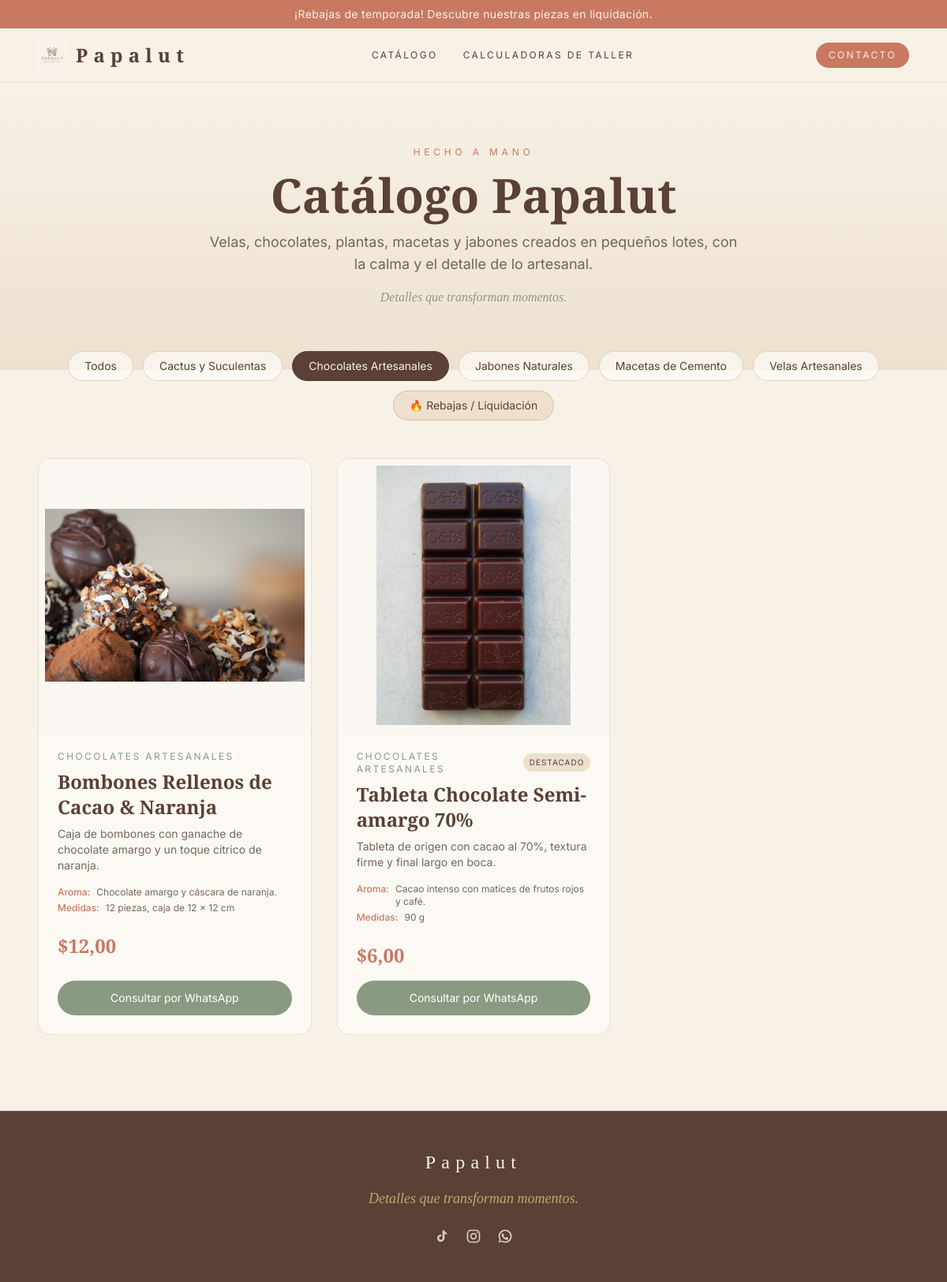
The page /?categoria=chocolates on the database its author committed.
### catalogo/models.py (models this page shows, shortened)
class ConfiguracionSitio(models.Model):
    nombre_tienda = models.CharField(max_length=100, default="Papalut")
    url_publica_sitio = models.URLField(
        blank=True,
        verbose_name="URL pública del sitio",
        help_text="Dominio usado en los códigos QR de las fichas (ej. "
                  "https://papalut.com). Si se deja vacío se usa el host actual.",
    )
    hero_subtitulo_superior = models.CharField(
        max_length=100,
        default="HECHO A MANO",
        verbose_name="Texto superior pequeño (Kicker)",
    )
    hero_titulo = models.CharField(
        max_length=150,
        default="Catálogo Papalut",
        verbose_name="Título principal del catálogo",
    )
    hero_descripcion = models.TextField(
        default=(
            "Velas, chocolates, plantas, macetas y jabones creados en pequeños "
            "lotes, con la calma y el detalle de lo artesanal."
        ),
        verbose_name="Párrafo descriptivo principal",
    )
    eslogan_marca = models.CharField(
        max_length=200,
        default="Aromas que transforman espacios.",
        verbose_name="Eslogan de la marca (Hero y Footer)",
    )
    numero_whatsapp = models.CharField(
        max_length=20,
        default="50300000000",
        help_text="Número con código de país sin espacios ni +",
    )
    mensaje_whatsapp_general = models.CharField(
        max_length=255,
        default="Hola Papalut, me gustaría consultar sobre sus productos.",
        help_text="Mensaje al hacer clic en el botón de contacto del header",
    )
    mostrar_banner_anuncio = models.BooleanField(
        default=False, verbose_name="¿Mostrar barra superior de anuncio?"
    )
    texto_banner_anuncio = models.CharField(
        max_length=200,
        blank=True,
        default="¡Rebajas de temporada! Descubre nuestras piezas en liquidación.",
    )
    enlace_banner_anuncio = models.CharField(
        max_length=100,
        blank=True,
        default="?promociones=1",
        help_text="Enlace al hacer clic en el banner",
    )
    class Meta:
        verbose_name = 'configuración del sitio'
        verbose_name_plural = 'configuración del sitio'
    @classmethod
    def get_solo(cls):
        obj, _ = cls.objects.get_or_create(pk=1)
        return obj
    def whatsapp_url(self, mensaje):
        return f'https://wa.me/{self.numero_whatsapp}?text={quote(mensaje)}'

class Categoria(models.Model):
    class Tipo(models.TextChoices):
        VELAS = 'velas', 'Velas'
        CHOCOLATES = 'chocolates', 'Chocolates'
        PLANTAS = 'plantas', 'Plantas'
        MACETAS = 'macetas', 'Macetas'
        JABONES = 'jabones', 'Jabones'
    nombre = models.CharField(max_length=100)
    slug = models.SlugField(max_length=120, unique=True)
    tipo = models.CharField(max_length=20, choices=Tipo.choices)
    descripcion = models.TextField(blank=True)
    class Meta:
        ordering = ['nombre']
        verbose_name = 'categoría'
        verbose_name_plural = 'categorías'

class Producto(models.Model):
    categoria = models.ForeignKey(
        Categoria,
        on_delete=models.CASCADE,
        related_name='productos',
    )
    nombre = models.CharField(max_length=150)
    slug = models.SlugField(max_length=180, unique=True)
    descripcion = models.TextField(blank=True)
    notas_olfativas = models.CharField(max_length=255, blank=True)
    dimensiones = models.CharField(max_length=100, blank=True)
    imagen = models.ImageField(upload_to='productos/', blank=True, null=True)
    destacado = models.BooleanField(default=False)
    activo = models.BooleanField(default=True)
    precio_unitario = models.DecimalField(
        max_digits=10, decimal_places=2, null=True, blank=True
    )
    precio_docena = models.DecimalField(
        max_digits=10, decimal_places=2, null=True, blank=True
    )
    precio_mayoreo = models.DecimalField(
        max_digits=10, decimal_places=2, null=True, blank=True
    )
    mostrar_precio_mayoreo = models.BooleanField(
        default=True, verbose_name="¿Mostrar precio mayorista?"
    )
    en_promocion = models.BooleanField(
        default=False, verbose_name="¿En promoción / liquidación?"
    )
    precio_oferta = models.DecimalField(
        max_digits=10, decimal_places=2, null=True, blank=True,
        verbose_name="Precio de oferta",
    )
    class Meta:
        ordering = ['nombre']
    def _whatsapp_url(self, mensaje):
        return ConfiguracionSitio.get_solo().whatsapp_url(mensaje)
    @property
    def whatsapp_url(self):
        return self._whatsapp_url(f'Hola Papalut, me interesa el producto "{self.nombre}".')

class RedSocial(models.Model):
    class Plataforma(models.TextChoices):
        INSTAGRAM = 'instagram', 'Instagram'
        TIKTOK = 'tiktok', 'TikTok'
        FACEBOOK = 'facebook', 'Facebook'
        WHATSAPP = 'whatsapp', 'WhatsApp'
        OTRO = 'otro', 'Otro'
    nombre = models.CharField(max_length=50)
    plataforma = models.CharField(max_length=20, choices=Plataforma.choices)
    url = models.URLField(help_text="Enlace completo a tu perfil")
    activo = models.BooleanField(default=True)
    orden = models.PositiveIntegerField(default=0)
    class Meta:
        ordering = ['orden', 'id']
        verbose_name = 'red social'
        verbose_name_plural = 'redes sociales'

### catalogo/views.py (the view)
# urls.py: path('', views.inicio, name='inicio'),
def inicio(request):
    categorias = Categoria.objects.filter(productos__activo=True).distinct()
    categoria_slug = request.GET.get('categoria')
    categoria_seleccionada = None
    promociones = request.GET.get('promociones') == '1'
    productos = Producto.objects.filter(activo=True).select_related('categoria')
    if categoria_slug:
        categoria_seleccionada = categorias.filter(slug=categoria_slug).first()
        if categoria_seleccionada:
            productos = productos.filter(categoria=categoria_seleccionada)
    if promociones:
        productos = productos.filter(en_promocion=True)
    context = {
        'categorias': categorias,
        'productos': productos,
        'categoria_seleccionada': categoria_seleccionada,
        'promociones': promociones,
    }
    return render(request, 'catalogo/inicio.html', context)

### catalogo/context_processors.py (called while the page is built)
def _logo():
    for extension in LOGO_EXTENSIONS:
        name = f'images/logo.{extension}'
        if finders.find(name):
            return name
    return None

def papalut(request):
    try:
        configuracion = ConfiguracionSitio.get_solo()
        redes_sociales = list(RedSocial.objects.filter(activo=True))
    except (OperationalError, ProgrammingError):
        configuracion = ConfiguracionSitio()
        redes_sociales = []
    return {
        'configuracion': configuracion,
        'redes_sociales': redes_sociales,
        'site_logo': _logo(),
    }

### templates/catalogo/inicio.html (shortened to what this page needs)
{% extends 'base.html' %}
{% block content %}
<section
  class="relative overflow-hidden bg-gradient-to-b from-papalut-bg to-papalut-mustard/20"
>
  <div class="max-w-6xl mx-auto px-6 py-20 text-center">
    <p class="uppercase tracking-[0.4em] text-xs text-papalut-terracota mb-4">
      {{ configuracion.hero_subtitulo_superior }}
    </p>
    <h1 class="font-serif text-5xl md:text-6xl font-semibold mb-4">
      {{ configuracion.hero_titulo }}
    </h1>
    <p class="max-w-2xl mx-auto text-lg opacity-80">
      {{ configuracion.hero_descripcion }}
    </p>
    <p class="mt-4 font-serif italic text-papalut-salvia">
      {{ configuracion.eslogan_marca }}
    </p>
  </div>
</section>
<section class="relative z-10 max-w-6xl mx-auto px-6">
  <div class="flex flex-wrap gap-3 justify-center -mt-6">
    <a
      href="{% url 'inicio' %}"
      class="inline-flex items-center justify-center px-5 py-2 rounded-full text-sm border transition {% if not categoria_seleccionada %}bg-papalut-earth text-papalut-bg border-papalut-earth{% else %}bg-white/60 border-papalut-mustard/40 hover:border-papalut-terracota hover:text-papalut-terracota{% endif %}"
    >
      Todos
    </a>
    {% for c in categorias %}
    <a
      href="?categoria={{ c.slug }}"
      class="inline-flex items-center justify-center px-5 py-2 rounded-full text-sm border transition {% if categoria_seleccionada == c %}bg-papalut-earth text-papalut-bg border-papalut-earth{% else %}bg-white/60 border-papalut-mustard/40 hover:border-papalut-terracota hover:text-papalut-terracota{% endif %}"
    >
      {{ c.nombre }}
    </a>
    {% endfor %}
    <a
      href="?promociones=1"
      class="inline-flex items-center justify-center px-5 py-2 rounded-full text-sm border transition {% if promociones %}bg-papalut-terracota text-papalut-bg border-papalut-terracota{% else %}bg-papalut-mustard/20 border-papalut-mustard/50 hover:border-papalut-terracota hover:text-papalut-terracota{% endif %}"
    >
      🔥 Rebajas / Liquidación
    </a>
  </div>
  <div class="grid gap-8 sm:grid-cols-2 lg:grid-cols-3 mt-12">
    {% for p in productos %}
    <article
      class="group relative flex flex-col bg-white/60 rounded-2xl border border-papalut-mustard/30 overflow-hidden hover:shadow-lg hover:-translate-y-1 transition"
    >
      <a
        href="{% url 'detalle_producto' p.slug %}"
        class="aspect-square bg-[#FAF7F2] flex items-center justify-center overflow-hidden"
      >
        {% if p.imagen %}
        <img
          src="{{ p.imagen.url }}"
          alt="{{ p.nombre }}"
          class="w-full h-full object-contain p-2 group-hover:scale-105 transition duration-500"
        />
        {% else %}
        <span class="font-serif text-6xl text-papalut-terracota/60"
          >{{ p.nombre|first }}</span
        >
        {% endif %}
      </a>
      <div class="flex flex-col flex-1 p-6">
        <div class="flex items-center justify-between mb-2">
          <span class="text-xs uppercase tracking-[0.2em] text-papalut-salvia"
            >{{ p.categoria.nombre }}</span
          >
          {% if p.destacado %}
          <span
            class="text-[10px] uppercase tracking-widest bg-papalut-mustard/30 text-papalut-earth px-2 py-1 rounded-full"
            >Destacado</span
          >
          {% endif %}
        </div>
        <h2 class="font-serif text-2xl font-semibold mb-2">
          <a
            href="{% url 'detalle_producto' p.slug %}"
            class="hover:text-papalut-terracota transition"
            >{{ p.nombre }}</a
          >
        </h2>
        <p class="text-sm opacity-80 mb-4">{{ p.descripcion }}</p>
        <dl class="text-xs space-y-1 mb-6">
          {% if p.notas_olfativas %}
          <div class="flex gap-2">
            <dt class="font-medium text-papalut-terracota">Aroma:</dt>
            <dd class="opacity-80">{{ p.notas_olfativas }}</dd>
          </div>
          {% endif %} {% if p.dimensiones %}
          <div class="flex gap-2">
            <dt class="font-medium text-papalut-terracota">Medidas:</dt>
            <dd class="opacity-80">{{ p.dimensiones }}</dd>
          </div>
          {% endif %}
        </dl>
        {% if p.precio_oferta or p.precio_unitario %}
        <p class="mb-4 font-serif text-2xl font-semibold text-papalut-terracota">
          {% if p.precio_oferta %}${{ p.precio_oferta }}{% else %}${{ p.precio_unitario }}{% endif %}
        </p>
        {% endif %}
        <a
          href="{{ p.whatsapp_url }}"
          target="_blank"
          rel="noopener"
          class="mt-auto inline-flex items-center justify-center gap-2 bg-papalut-salvia text-white text-sm px-4 py-3 rounded-full hover:bg-papalut-earth transition"
        >
          Consultar por WhatsApp
        </a>
      </div>
    </article>
    {% empty %}
    <p class="col-span-full text-center py-16 opacity-60">
      Aún no hay productos disponibles en esta categoría.
    </p>
    {% endfor %}
  </div>
</section>
{% endblock %}

### templates/base.html (shortened to what this page needs)
{% load static %}
<!DOCTYPE html>
<html lang="es">
<head>
  <script src="https://cdn.tailwindcss.com"></script>
</head>
<body class="bg-papalut-bg text-papalut-earth font-sans antialiased min-h-screen flex flex-col">
  {% if configuracion.mostrar_banner_anuncio %}
    <a href="{{ configuracion.enlace_banner_anuncio }}"
       class="block bg-papalut-terracota text-papalut-bg text-center text-sm tracking-wide px-4 py-2 hover:bg-papalut-earth transition">
      {{ configuracion.texto_banner_anuncio }}
    </a>
  {% endif %}
  <header class="sticky top-0 z-50 bg-papalut-bg/90 backdrop-blur border-b border-papalut-mustard/30">
    <nav class="max-w-6xl mx-auto flex items-center justify-between gap-4 px-6 py-4">
      <a href="{% url 'inicio' %}" class="flex items-center gap-3">
        {% if site_logo %}
          <img src="{% static site_logo %}" alt="{{ configuracion.nombre_tienda }}" class="h-9 w-auto object-contain">
        {% endif %}
        <span class="font-serif text-2xl tracking-[0.3em] font-semibold">{{ configuracion.nombre_tienda }}</span>
      </a>
      <div class="hidden md:flex items-center gap-8 text-xs uppercase tracking-[0.2em]">
        <a href="{% url 'inicio' %}" class="hover:text-papalut-terracota transition">Catálogo</a>
        <a href="{% url 'calculadoras' %}" class="hover:text-papalut-terracota transition">Calculadoras de Taller</a>
      </div>
      <a href="https://wa.me/{{ configuracion.numero_whatsapp }}?text={{ configuracion.mensaje_whatsapp_general|urlencode }}" target="_blank" rel="noopener"
         class="bg-papalut-terracota text-papalut-bg text-xs uppercase tracking-[0.2em] px-4 py-2 rounded-full hover:bg-papalut-earth transition">
        Contacto
      </a>
    </nav>
  </header>
  <main class="flex-1">
    {% block content %}{% endblock %}
  </main>
  <footer class="mt-24 border-t border-papalut-mustard/30 bg-papalut-earth text-papalut-bg">
    <div class="max-w-6xl mx-auto px-6 py-12 flex flex-col items-center gap-4 text-center">
      <span class="font-serif text-2xl tracking-[0.3em]">{{ configuracion.nombre_tienda }}</span>
      <p class="font-serif italic text-lg text-papalut-mustard">{{ configuracion.eslogan_marca }}</p>
      {% if redes_sociales %}
        <div class="flex items-center gap-5 mt-2">
          {% for red in redes_sociales %}
            <a href="{{ red.url }}" target="_blank" rel="noopener" title="{{ red.nombre }}"
               aria-label="{{ red.nombre }}" class="text-papalut-bg/80 hover:text-papalut-mustard transition">
              {% if red.plataforma == 'instagram' %}
                <svg viewBox="0 0 24 24" fill="none" stroke="currentColor" stroke-width="2" class="w-5 h-5"><rect x="3" y="3" width="18" height="18" rx="5"/><circle cx="12" cy="12" r="4"/><circle cx="17.5" cy="6.5" r="1" fill="currentColor" stroke="none"/></svg>
              {% elif red.plataforma == 'facebook' %}
                <svg viewBox="0 0 24 24" fill="currentColor" class="w-5 h-5"><path d="M13.5 21v-7h2.4l.4-3h-2.8V9.2c0-.9.3-1.5 1.6-1.5h1.3V5.1C16.6 5 15.6 5 14.5 5 12.2 5 10.6 6.4 10.6 9v2H8.2v3h2.4v7h2.9z"/></svg>
              {% elif red.plataforma == 'tiktok' %}
                <svg viewBox="0 0 24 24" fill="currentColor" class="w-5 h-5"><path d="M16 3c.3 2.1 1.5 3.6 3.6 3.9v2.5c-1.3.1-2.5-.3-3.6-1v6.1c0 3.4-2.4 5.9-5.7 5.9A5.6 5.6 0 0 1 4.7 15c0-3 2.3-5.4 5.6-5.4.3 0 .6 0 .9.1v2.7a2.7 2.7 0 0 0-.9-.2 2.6 2.6 0 0 0 0 5.2c1.5 0 2.6-1.1 2.6-2.8V3H16z"/></svg>
              {% elif red.plataforma == 'whatsapp' %}
                <svg viewBox="0 0 24 24" fill="currentColor" class="w-5 h-5"><path d="M12 2a10 10 0 0 0-8.6 15l-1.3 4.6 4.7-1.2A10 10 0 1 0 12 2zm0 18a8 8 0 0 1-4.1-1.1l-.3-.2-2.8.7.8-2.7-.2-.3A8 8 0 1 1 12 20zm4.4-5.9c-.2-.1-1.4-.7-1.6-.8-.2-.1-.4-.1-.6.1s-.6.8-.8 1c-.1.1-.3.2-.5.1a6.5 6.5 0 0 1-3.2-2.8c-.1-.2 0-.4.1-.5l.5-.6c.1-.2.1-.3 0-.5l-.8-1.8c-.2-.4-.4-.4-.6-.4h-.5c-.2 0-.5.1-.7.3-.2.3-.9.9-.9 2.1s.9 2.4 1 2.6c.1.2 1.8 2.8 4.4 3.9 1.6.7 2.2.7 3 .6.5-.1 1.4-.6 1.6-1.1.2-.6.2-1 .1-1.1z"/></svg>
              {% else %}
                <svg viewBox="0 0 24 24" fill="none" stroke="currentColor" stroke-width="2" class="w-5 h-5"><circle cx="12" cy="12" r="9"/><path d="M3 12h18M12 3c2.5 2.5 2.5 15 0 18M12 3c-2.5 2.5-2.5 15 0 18"/></svg>
              {% endif %}
            </a>
          {% endfor %}
        </div>
      {% endif %}
    </div>
  </footer>
</body>
</html>

### rows shown on the page
ConfiguracionSitio: texto_banner_anuncio "¡Rebajas de temporada! Descubre nuestras piezas en liquidación.", nombre_tienda "Papalut", hero_subtitulo_superior "HECHO A MANO", hero_titulo "Catálogo Papalut", hero_descripcion "Velas, chocolates, plantas, macetas y jabones creados en pequeños lotes, con la calma y el detalle de lo artesanal.", eslogan_marca "Detalles que transforman momentos."
Categoria: nombre "Cactus y Suculentas"
Categoria: nombre "Chocolates Artesanales"
Categoria: nombre "Jabones Naturales"
Categoria: nombre "Macetas de Cemento"
Categoria: nombre "Velas Artesanales"
Producto: imagen (picture), categoria.nombre "CHOCOLATES ARTESANALES", nombre "Bombones Rellenos de Cacao & Naranja", descripcion "Caja de bombones con ganache de chocolate amargo y un toque cítrico de naranja.", notas_olfativas "Chocolate amargo y cáscara de naranja.", dimensiones "12 piezas, caja de 12 x 12 cm", precio_unitario "12,00"
Producto: imagen (picture), categoria.nombre "CHOCOLATES ARTESANALES", destacado "DESTACADO", nombre "Tableta Chocolate Semi-amargo 70%", descripcion "Tableta de origen con cacao al 70%, textura firme y final largo en boca.", notas_olfativas "Cacao intenso con matices de frutos rojos y café.", dimensiones "90 g", precio_unitario "6,00"
RedSocial: plataforma "tiktok" (drawn)
RedSocial: plataforma "instagram" (drawn)
RedSocial: plataforma "whatsapp" (drawn)
